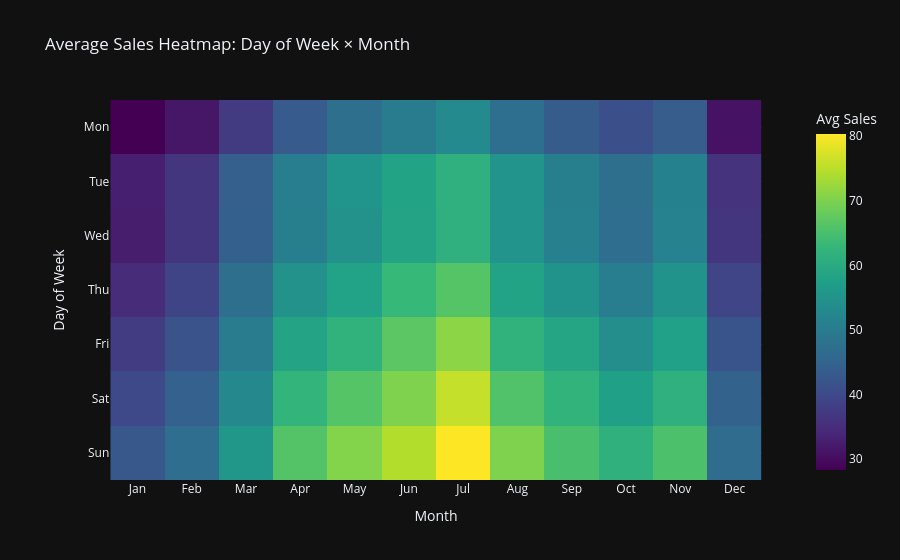

The code cell stored with this chart in its notebook:
### Markdown cell above
## Heatmap — Month vs Day of Week

### Code cell
pivot = df.pivot_table(index="day_of_week", columns="month",
                       values="sales", aggfunc="mean")

fig = px.imshow(pivot,
                labels=dict(x="Month", y="Day of Week", color="Avg Sales"),
                x=["Jan","Feb","Mar","Apr","May","Jun",
                   "Jul","Aug","Sep","Oct","Nov","Dec"],
                y=["Mon","Tue","Wed","Thu","Fri","Sat","Sun"],
                color_continuous_scale="Viridis",
                title="Average Sales Heatmap: Day of Week × Month",
                template="plotly_dark")
fig.show()

### Figure 1 — Plotly figure (JSON) as saved in the notebook; plotly's stock layout.template omitted (floating-point values rounded to 4 significant figures)
{"data": [{"coloraxis": "coloraxis", "hovertemplate": "Month: %{x}<br>Day of Week: %{y}<br>Avg Sales: %{z}<extra></extra>", "name": "0", "type": "heatmap", "x": ["Jan", "Feb", "Mar", "Apr", "May", "Jun", "Jul", "Aug", "Sep", "Oct", "Nov", "Dec"], "xaxis": "x", "y": ["Mon", "Tue", "Wed", "Thu", "Fri", "Sat", "Sun"], "yaxis": "y", "z": [[28.3, 31.34, 37.37, 43.3, 47.2, 49.79, 53.04, 47.04, 43.36, 40.98, 43.64, 30.92], [32.76, 36.44, 43.88, 50.5, 55.2, 58.32, 61.3, 55.06, 50.77, 47.26, 51.27, 36.02], [32.5, 36.41, 44.16, 50.7, 54.67, 58.67, 61.34, 55.1, 51.06, 46.92, 51.48, 36.32], [34.78, 39.03, 47.17, 54.74, 58.06, 63.14, 66.25, 58.37, 54.88, 50.22, 54.97, 39.17], [37.52, 41.67, 49.88, 58.48, 61.95, 66.87, 71.14, 61.83, 58.85, 53.93, 57.86, 41.99], [39.87, 44.28, 52.57, 62.36, 66.22, 70.19, 75.84, 65.86, 62.13, 57.7, 61.33, 44.64], [42.54, 46.88, 55.73, 66.09, 70.47, 74.29, 80.34, 70.16, 65.04, 61.39, 65.38, 46.64]]}], "layout": {"coloraxis": {"colorbar": {"title": {"text": "Avg Sales"}}, "colorscale": [[0, "#440154"], [0.1111, "#482878"], [0.2222, "#3e4989"], [0.3333, "#31688e"], [0.4444, "#26828e"], [0.5556, "#1f9e89"], [0.6667, "#35b779"], [0.7778, "#6ece58"], [0.8889, "#b5de2b"], [1, "#fde725"]]}, "title": {"text": "Average Sales Heatmap: Day of Week × Month"}, "xaxis": {"anchor": "y", "constrain": "domain", "domain": [0, 1], "scaleanchor": "y", "title": {"text": "Month"}}, "yaxis": {"anchor": "x", "autorange": "reversed", "constrain": "domain", "domain": [0, 1], "title": {"text": "Day of Week"}}}}
